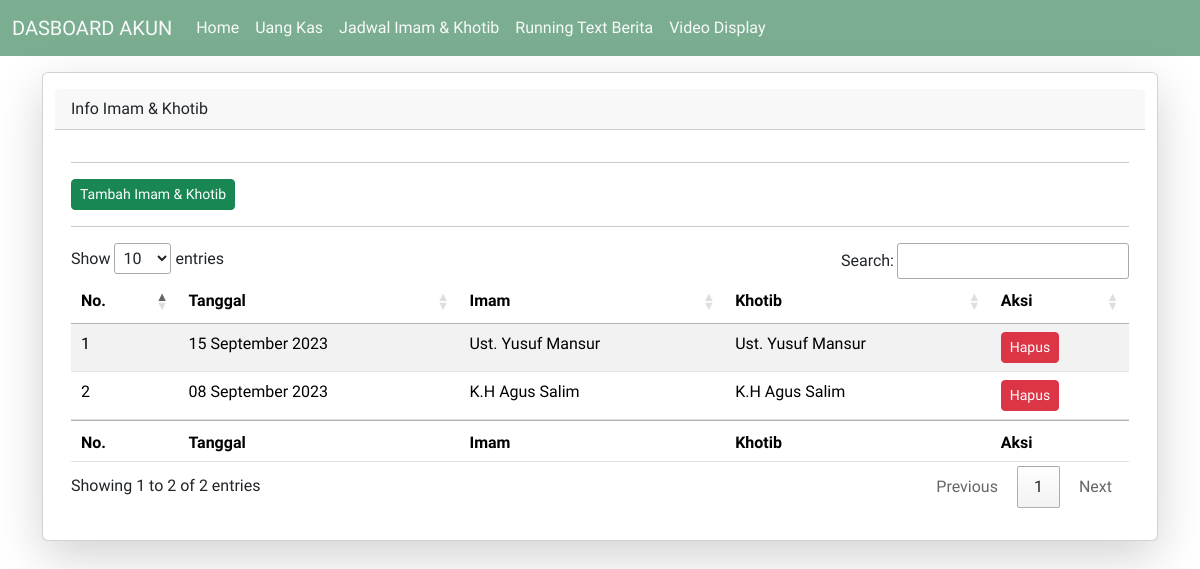
The page /jadwal-imam-khotib on the database its author committed.
### tables this page shows
CREATE TABLE `t_jadwal_imam_khatib` (
  `id_jadwal` varchar(50) NOT NULL,
  `imam` varchar(50) NOT NULL,
  `khatib` varchar(50) NOT NULL,
  `tanggal` date NOT NULL,
  `status` varchar(50) NOT NULL,
  `date_g` datetime NOT NULL
);

### application/controllers/Back/Jadwal_imam.php (called while the page is built, shortened)
<?php
class Jadwal_imam extends CI_Controller
{
    public function __construct()
    {
        $this->load->model('Back/Imam', 'IMAM');
        $this->load->model('M_gzl', 'GZL');
    }
    public function index()
    {
        $data = array(
            'DataImam' => $this->IMAM->get_data_imam(),
        );
        $this->load->view('templates/header_auth', $data);
        $this->load->view('back/jadwal_imam/index');
        $this->load->view('templates/footer');
        $this->load->view('back/jadwal_imam/index-js');
    }
}

### index.php (called while the page is built, shortened)
<?php
require_once BASEPATH . 'core/CodeIgniter.php';

### application/models/Back/Imam.php (called while the page is built, shortened)
<?php
class Imam extends CI_Model
{
    public function get_data_imam()
    {
        $this->db->select('*');
        $this->db->from('t_jadwal_imam_khatib');
        $this->db->where('status', '1');
        $this->db->order_by('tanggal', 'desc');
        $query = $this->db->get();
        return $query->result_array();
    }
}

### application/models/M_gzl.php (called while the page is built, shortened)
<?php
class M_gzl extends CI_Model
{
    function tgl_indo($tanggal)
    {
        $bulan = array(
            1 =>   'Januari',
            'Februari',
            'Maret',
            'April',
            'Mei',
            'Juni',
            'Juli',
            'Agustus',
            'September',
            'Oktober',
            'November',
            'Desember'
        );
        $pecahkan = explode('-', $tanggal);
        return $pecahkan[2] . ' ' . $bulan[(int)$pecahkan[1]] . ' ' . $pecahkan[0];
    }
}

### application/views/back/jadwal_imam/index.php (the view)
<div class="container mt-3">
    <div class="card shadow-lg container ">
        <div class="mt-3 mb-3">
            <div class="card-header">
                Info Imam & Khotib
            </div>
            <div class="card-body">
                <hr>
                <button class="btn btn-success btn-sm" onclick="add_imam()">Tambah Imam & Khotib</button>
                <hr>
                <div class="table-responsive">
                    <table class="table table-striped table-responsive" id="table-imam">
                        <thead class="table table-striped">
                            <tr>
                                <th>
                                    No.
                                </th>
                                <th>
                                    Tanggal
                                </th>
                                <th>
                                    Imam
                                </th>
                                <th>
                                    Khotib
                                </th>
                                <th>
                                    Aksi
                                </th>
                            </tr>
                        </thead>
                        <tbody>
                            <?php $no = 1;
                            foreach ($DataImam as $key) : ?>
                                <tr>
                                    <td>
                                        <?= $no++; ?>
                                    </td>
                                    <td>
                                        <?= $this->GZL->tgl_indo($key['tanggal']); ?>
                                    </td>
                                    <td>
                                        <?= $key['imam']; ?>
                                    </td>
                                    <td>
                                        <?= $key['khatib']; ?>
                                    </td>
                                    <td>
                                        <button class="btn btn-danger btn-sm" onclick="delete_imam('<?= $key['id_jadwal']; ?>')">Hapus</button>
                                    </td>
                                </tr>
                            <?php endforeach; ?>
                        </tbody>
                        <tfoot>
                            <tr>
                                <th>
                                    No.
                                </th>
                                <th>
                                    Tanggal
                                </th>
                                <th>
                                    Imam
                                </th>
                                <th>
                                    Khotib
                                </th>
                                <th>
                                    Aksi
                                </th>
                            </tr>
                        </tfoot>
                    </table>
                </div>
            </div>
        </div>
    </div>
</div>

### application/views/templates/header_auth.php (shortened to what this page needs)
<!doctype html>
<html lang="en">
<head>
    <link href="https://cdn.jsdelivr.net/npm/bootstrap@5.3.1/dist/css/bootstrap.min.css" rel="stylesheet">
    <link rel="stylesheet" href="//cdn.datatables.net/1.13.6/css/jquery.dataTables.min.css">
</head>
<body>
    <nav class="navbar navbar-expand-lg text-light" style="background-color: #7bae91; ">
        <div class="container-fluid ">
            <a class="navbar-brand text-light" href="<?= base_url("auth") ?>">DASBOARD AKUN</a>
            <div class="collapse navbar-collapse text-light" id="navbarNav">
                <ul class="navbar-nav">
                    <li class="nav-item">
                        <a class="nav-link active text-light" aria-current="page" href="<?= base_url("auth") ?>">Home</a>
                    </li>
                    <li class="nav-item">
                        <a class="nav-link text-light" href="<?= base_url("uang-kas") ?>">Uang Kas</a>
                    </li>
                    <li class="nav-item">
                        <a class="nav-link text-light" href="<?= base_url("jadwal-imam-khotib") ?>">Jadwal Imam & Khotib</a>
                    </li>
                    <li class="nav-item">
                        <a class="nav-link text-light" href="<?= base_url("running-teks-berita") ?>">Running Text Berita</a>
                    </li>
                    <li class="nav-item">
                        <a class="nav-link text-light" href="<?= base_url("video-setting") ?>">Video Display</a>
                    </li>
                </ul>
            </div>
        </div>
    </nav>

### application/views/templates/footer.php (shortened to what this page needs)
</body>
</html>

### application/views/templates/header_auth.php (style rules this page uses)
* { font-family: 'Ruwudu', serif; }

### rows shown on the page
t_jadwal_imam_khatib: tanggal "15 September 2023", imam "Ust. Yusuf Mansur", khatib "Ust. Yusuf Mansur"
t_jadwal_imam_khatib: tanggal "08 September 2023", imam "K.H Agus Salim", khatib "K.H Agus Salim"
